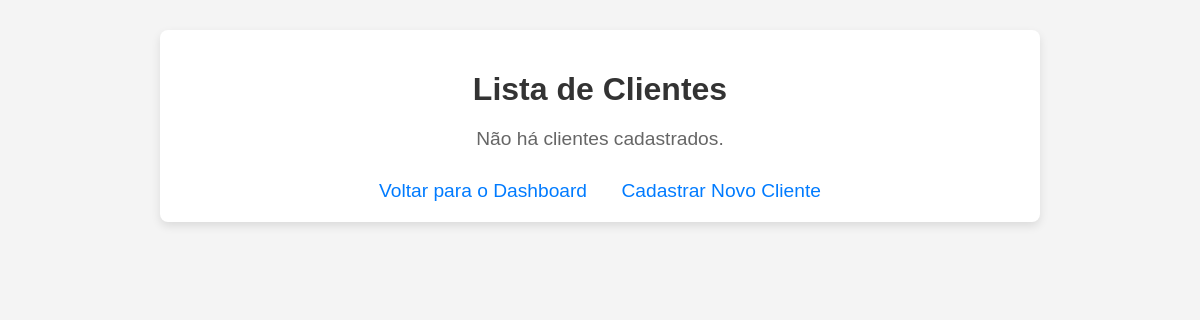
/listar_clientes/ (signed in), run on an earlier commit of the app's database.
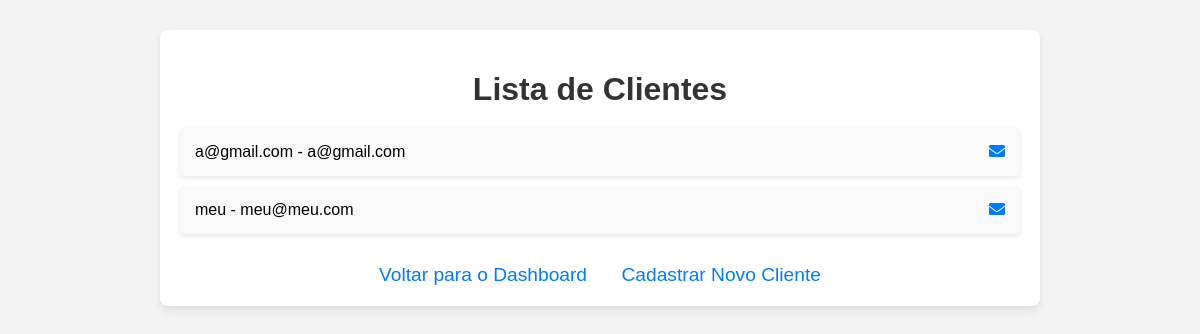
And on a later commit of the database.
### gerenciamento_pedidos/models.py (models this page shows, shortened)
class Cliente(models.Model):
    nome = models.CharField(max_length=100)
    email = models.EmailField()
    telefone = models.CharField(max_length=15)
    endereco = models.TextField(null=True, blank=True)  # Campo opcional

### gerenciamento_pedidos/views.py (the view)
# urls.py: path('listar_clientes/', login_required(views.listar_clientes), name='listar_clientes'),
@login_required
def listar_clientes(request):
    clientes = Cliente.objects.all()  # Obtém todos os clientes
    return render(request, 'gerenciamento_pedidos/listar_clientes.html', {'clientes': clientes})

### gerenciamento_pedidos/templates/gerenciamento_pedidos/listar_clientes.html (shortened to what this page needs)
<!DOCTYPE html>
<html lang="pt-br">
<head>
    <link rel="stylesheet" href="https://cdnjs.cloudflare.com/ajax/libs/font-awesome/5.15.4/css/all.min.css">
</head>
<body>
<div class="container">
    <h1>Lista de Clientes</h1>
    <ul class="client-list">
        {% for cliente in clientes %}
            <li class="client-item">
                <span>{{ cliente.nome }} - {{ cliente.email }}</span>
                <a href="mailto:{{ cliente.email }}">
                    <i class="fas fa-envelope"></i>
                </a>
            </li>
        {% empty %}
            <li class="no-clients">Não há clientes cadastrados.</li>
        {% endfor %}
    </ul>
    <div class="nav">
        <a href="{% url 'dashboard' %}">Voltar para o Dashboard</a>
        <a href="{% url 'cadastrar_cliente' %}">Cadastrar Novo Cliente</a>
    </div>
</div>
</body>
</html>

What changed in the data, as far as the page shows it:
added Cliente: nome "a@gmail.com", email "a@gmail.com"
added Cliente: nome "meu", email "meu@meu.com"
Also different on the page:
text no longer shown: "Não há clientes cadastrados."
